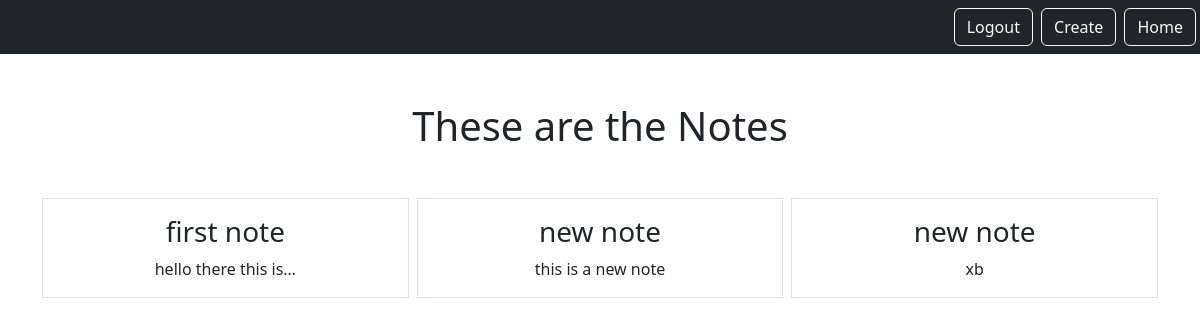
Page /smart/notes/ (signed in) on the earlier database version.
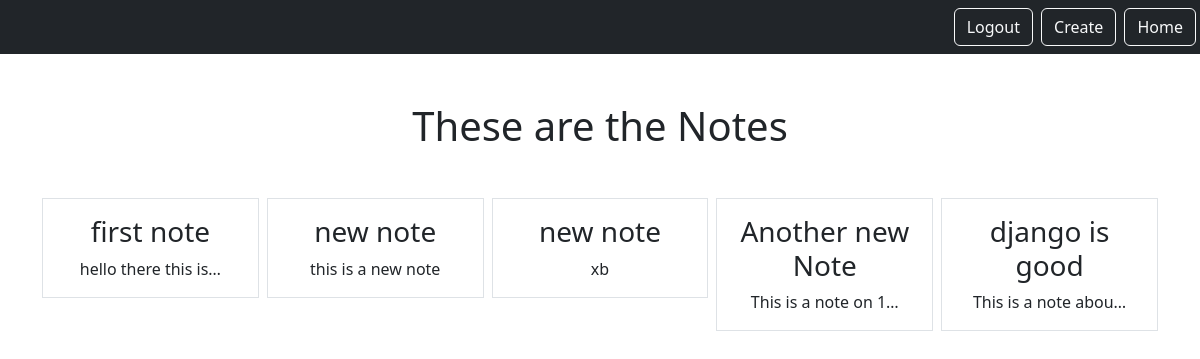
Same page on the later database version.
### notes/models.py (models this page shows)
class Notes(models.Model):
    title = models.CharField(max_length=200)
    text = models.TextField()
    created = models.DateTimeField(auto_now_add=True)
    user = models.ForeignKey(User, on_delete=models.CASCADE, related_name= "notes")

### notes/views.py (the view)
# urls.py: path('notes/',views.NotesListView.as_view(),name="notes.list"),
class NotesListView(LoginRequiredMixin, ListView):
       model = Notes
       context_object_name = "notes"
       template_name = "notes/notes_list.html"
       login_url = '/admin'
       def get_queryset(self):
              return self.request.user.notes.all()

### notes/templates/notes/notes_list.html
{% extends "base.html" %}
    {% block content %}
    <h1 class="my-5">These are the Notes</h1>
    <div class="row row-cols3 g-2">
        {% for note in notes %}
        <div class="col">
            <div class="p-3 border">
                <a href="{% url 'notes.detail' pk=note.id %}" class="text-dark text-decoration-none">
                    <h3>{{ note.title}}</h3>
                </a>
                {{note.text | truncatechars:20}}
            </div>
        </div>
        {% endfor %}
    </div>
    {% endblock %}

Differences in the rows shown:
added Notes: title "Another new Note", text "This is a note on 1…"
added Notes: title "django is good", text "This is a note abou…"
